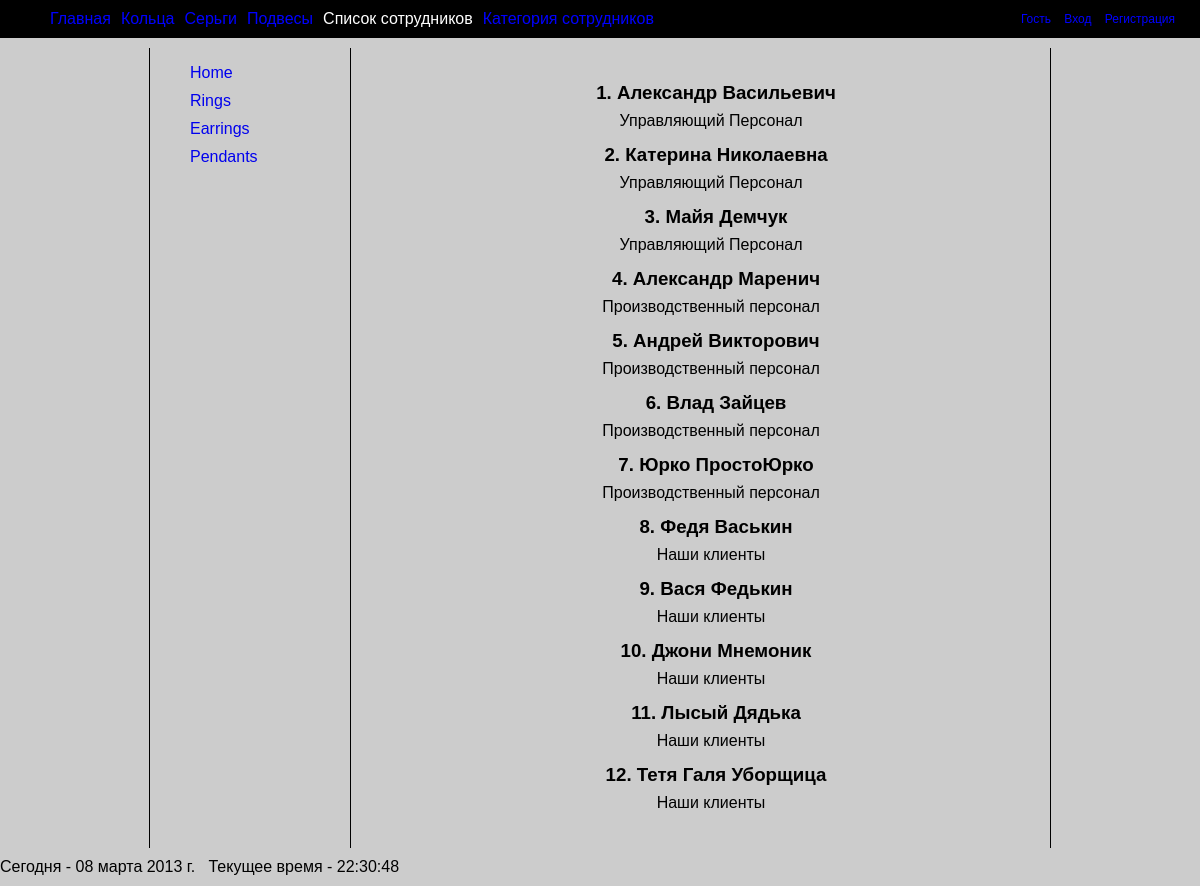
/employees_group_view/employees_list/, run on the app's committed database.
### myjeweler/apps/employees/models.py (models this page shows, shortened)
class Employee(models.Model):
	group = models.ForeignKey(Group)
	first_name = models.CharField(max_length = 30)
	last_name = models.CharField(max_length = 30)
	skype = models.CharField(max_length = 255, blank = True, null = True)
	email = models.EmailField(max_length = 255, blank = True, null = True)
	github = models.URLField(max_length = 255, blank = True, null = True)
	cell = models.CharField(max_length = 15, blank = True, null = True)

class Group(models.Model):
	name = models.CharField(max_length = 30)
	def __unicode__(self):
		return self.name

### myjeweler/apps/employees/views.py (the view)
def	employees_list(request):
	items = Employee.objects.all()
	return render(request, 'employees_list.html',
				{'items': items})

### myjeweler/templates/employees_list.html
{% extends "base.html" %}
{% block employee_list_class %} class="active" {% endblock %}
{% block content %}
			{% for item in items%}
			<ul>
				<li> <h3>{{ item.id}}. {{ item.first_name }} {{ item.last_name }}</h3> {{ item.group}}</li>
			</ul>
			{% endfor %}
{% endblock content %}

### myjeweler/static/css/all.css (style rules this page uses)
body { font: 16px/18px Arial, Helvetica, sans-serif; padding: 0; margin: 0; }
.content li { list-style: none; }
h3 { margin: 0 0 10px 10px; }

### data on the page
Employee: id "1", first_name "Александр", last_name "Васильевич", group "Управляющий Персонал"
Employee: id "2", first_name "Катерина", last_name "Николаевна", group "Управляющий Персонал"
Employee: id "3", first_name "Майя", last_name "Демчук", group "Управляющий Персонал"
Employee: id "4", first_name "Александр", last_name "Маренич", group "Производственный персонал"
Employee: id "5", first_name "Андрей", last_name "Викторович", group "Производственный персонал"
Employee: id "6", first_name "Влад", last_name "Зайцев", group "Производственный персонал"
Employee: id "7", first_name "Юрко", last_name "ПростоЮрко", group "Производственный персонал"
Employee: id "8", first_name "Федя", last_name "Васькин", group "Наши клиенты"
Employee: id "9", first_name "Вася", last_name "Федькин", group "Наши клиенты"
Employee: id "10", first_name "Джони", last_name "Мнемоник", group "Наши клиенты"
Employee: id "11", first_name "Лысый", last_name "Дядька", group "Наши клиенты"
Employee: id "12", first_name "Тетя Галя", last_name "Уборщица", group "Наши клиенты"
